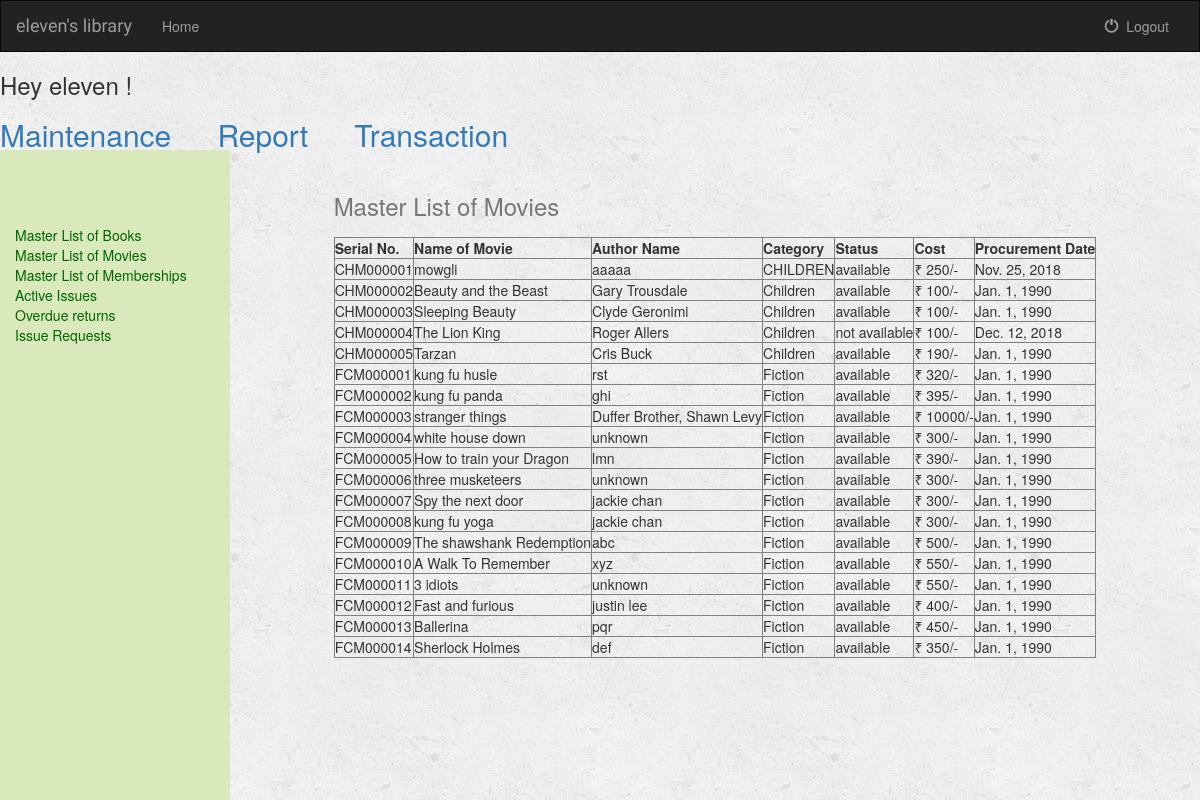
The app's page /management/mlmovies/ (signed in) with its own data.
### management/models.py (models this page shows, shortened)
class Movies(models.Model):
    serial = models.CharField(max_length=200, primary_key=True)
    name = models.CharField(max_length=200)
    author = models.CharField(max_length=200)
    category = models.CharField(max_length=200)
    status = models.CharField(max_length=200)
    cost = models.IntegerField()
    procurement = models.DateField(null=True, blank=True)
    quantity = models.IntegerField(default=1)

### management/views.py (the view)
def mlmovies(request):
    if not request.user.is_authenticated():
        return render(request, 'management/login.html')
    else:
        return render(request, 'management/repo.html', context={'user': request.user, 'mlmovies': Movies.objects.all().order_by('serial')} )

### management/templates/management/repo.html (shortened to what this page needs)
{% extends 'management/home.html' %}
{% block leftbody %}
	<nav id="nav">
		<div class="innertube">
			<ul>
			<br><br><br>
				<li><a href="/management/mlbooks/">Master List of Books<a></li>
				<li><a href="/management/mlmovies/">Master List of Movies<a></li>
				<li><a href="/management/mlmember/">Master List of Memberships<a></li>
				<li><a href="/management/actissues/">Active Issues<a></li>
				<li><a href="/management/overdueslist/">Overdue returns<a></li>
				<li><a href=#>Issue Requests<a></li>
			</ul>
			</div>
		</nav>
{% endblock %}
{% block rightbody %}
	{% if mlmovies %}
		<center>
			<table cellspacing="50", border="1", align="center" >
                   <caption><h3>Master List of Movies</h3></caption>
				   <tr>
				   <th>Serial No.</th><th>Name of Movie</th><th>Author Name</th><th>Category</th><th>Status</th><th>Cost</th><th>Procurement Date</th>
				   </tr>
				   {% for movie_object in mlmovies %}
						<tr>
						<td>{{movie_object.serial}}</td><td>{{movie_object.name}}</td><td>{{movie_object.author}}</td><td>{{movie_object.category}}</td><td>{{movie_object.status}}</td><td>₹ {{movie_object.cost}}/-</td><td>{{movie_object.procurement}}</td>
						</tr>
				   {% endfor %}
			</table>
		</center>
	{% endif %}
{% endblock %}

### management/templates/management/home.html (shortened to what this page needs)
<!DOCTYPE html>
<html lang="en">
<head>
    {% load staticfiles %}
    <link rel="stylesheet" href="https://maxcdn.bootstrapcdn.com/bootstrap/3.3.6/css/bootstrap.min.css">
    <link rel="stylesheet" type="text/css" href="{% static 'music/style.css' %}"/>
</head>
<body>
<nav class="navbar navbar-inverse">
    <div class="container-fluid">
        <div class="navbar-header">
            <a class="navbar-brand" href="{% url 'management:index' %}">eleven's library</a>
        </div>
        <div class="collapse navbar-collapse" id="topNavBar">
            <ul class="nav navbar-nav">
                <li class="{% block login_active %}{% endblock %}"><a href="{% url 'management:index' %}">Home</a></li>
            </ul>
            <ul class="nav navbar-nav navbar-right">
                <li>
                    <a href="{% url 'management:logout_user' %}">
                        <span class="glyphicon glyphicon-off" aria-hidden="true"></span>&nbsp; Logout
                    </a>
                </li>
            </ul>
        </div>
    </div>
</nav>
{% if user.is_authenticated %}
        <h3>Hey {{ user.username }} !</h3>
           <h2><p class="c">
                {% if user.is_superuser %}
                        <a href="/management/main">
                             Maintenance
                        </a>
                {% endif %}
                    <a href="/management/repo">
                         Report
                    </a>
                    <a href="/management/trans/">
                        Transaction
                    </a>
           </p></h2>
{% endif %}
		<main>
			<div class="innertube">
                {% if product_details %}
							<center><table cellspacing="20", border="1", align="center" >
								<caption><h3>Product Details</h3> </caption>
								<tr><th>Serial No. From</th><th>Serial No. to</th><th>Genere</th></tr>
								{% for k,v in product_details.items %}
									<tr>
										<td>{{ v.0 }}</td>
										<td>{{ v.1 }}</td>
										<th>{{ k }}</th>
									</tr>
								{% endfor %}
							</table></center><br><br>
							<p>*NaN : Books for this category not currently available in <i><u><b>eleven's library</b></u></i></p>
					{% else %}
					{% block rightbody %}
					{% endblock %}
                {% endif %}
			</div>
		</main>
  {% block leftbody %}
  {% endblock %}
</body>
</html>

### management/static/music/style.css (style rules this page uses)
body { background: white url("images/background.png"); }
.navbar { border-radius: 0; }
.navbar-brand { font-family: 'Satisfy', cursive; }

### management/templates/management/home.html (style rules this page uses)
#nav { position: absolute; top: 150px; left: 0; bottom: 0; width: 230px; overflow: auto; background: #DAE9BC; }
main { position: fixed; top: 150px; left: 230px; right: 0; bottom: 0; overflow: auto; }
.innertube { margin: 15px; }
p { color: #555; }
nav ul { list-style-type: none; margin: 0; padding: 0; }
nav ul a { color: darkgreen; text-decoration: none; }
p.c { word-spacing: 1cm; }

### records on screen
Movies: serial "CHM000001", name "mowgli", author "aaaaa", category "CHILDREN", status "available", cost "250", procurement "Nov. 25, 2018"
Movies: serial "CHM000002", name "Beauty and the Beast", author "Gary Trousdale", category "Children", status "available", cost "100", procurement "Jan. 1, 1990"
Movies: serial "CHM000003", name "Sleeping Beauty", author "Clyde Geronimi", category "Children", status "available", cost "100", procurement "Jan. 1, 1990"
Movies: serial "CHM000004", name "The Lion King", author "Roger Allers", category "Children", status "not available", cost "100", procurement "Dec. 12, 2018"
Movies: serial "CHM000005", name "Tarzan", author "Cris Buck", category "Children", status "available", cost "190", procurement "Jan. 1, 1990"
Movies: serial "FCM000001", name "kung fu husle", author "rst", category "Fiction", status "available", cost "320", procurement "Jan. 1, 1990"
Movies: serial "FCM000002", name "kung fu panda", author "ghi", category "Fiction", status "available", cost "395", procurement "Jan. 1, 1990"
Movies: serial "FCM000003", name "stranger things", author "Duffer Brother, Shawn Levy", category "Fiction", status "available", cost "10000", procurement "Jan. 1, 1990"
Movies: serial "FCM000004", name "white house down", author "unknown", category "Fiction", status "available", cost "300", procurement "Jan. 1, 1990"
Movies: serial "FCM000005", name "How to train your Dragon", author "lmn", category "Fiction", status "available", cost "390", procurement "Jan. 1, 1990"
Movies: serial "FCM000006", name "three musketeers", author "unknown", category "Fiction", status "available", cost "300", procurement "Jan. 1, 1990"
Movies: serial "FCM000007", name "Spy the next door", author "jackie chan", category "Fiction", status "available", cost "300", procurement "Jan. 1, 1990"
Movies: serial "FCM000008", name "kung fu yoga", author "jackie chan", category "Fiction", status "available", cost "300", procurement "Jan. 1, 1990"
Movies: serial "FCM000009", name "The shawshank Redemption", author "abc", category "Fiction", status "available", cost "500", procurement "Jan. 1, 1990"
Movies: serial "FCM000010", name "A Walk To Remember", author "xyz", category "Fiction", status "available", cost "550", procurement "Jan. 1, 1990"
Movies: serial "FCM000011", name "3 idiots", author "unknown", category "Fiction", status "available", cost "550", procurement "Jan. 1, 1990"
Movies: serial "FCM000012", name "Fast and furious", author "justin lee", category "Fiction", status "available", cost "400", procurement "Jan. 1, 1990"
Movies: serial "FCM000013", name "Ballerina", author "pqr", category "Fiction", status "available", cost "450", procurement "Jan. 1, 1990"
Movies: serial "FCM000014", name "Sherlock Holmes", author "def", category "Fiction", status "available", cost "350", procurement "Jan. 1, 1990"

### other values on screen
{{ user.username }} "eleven"
